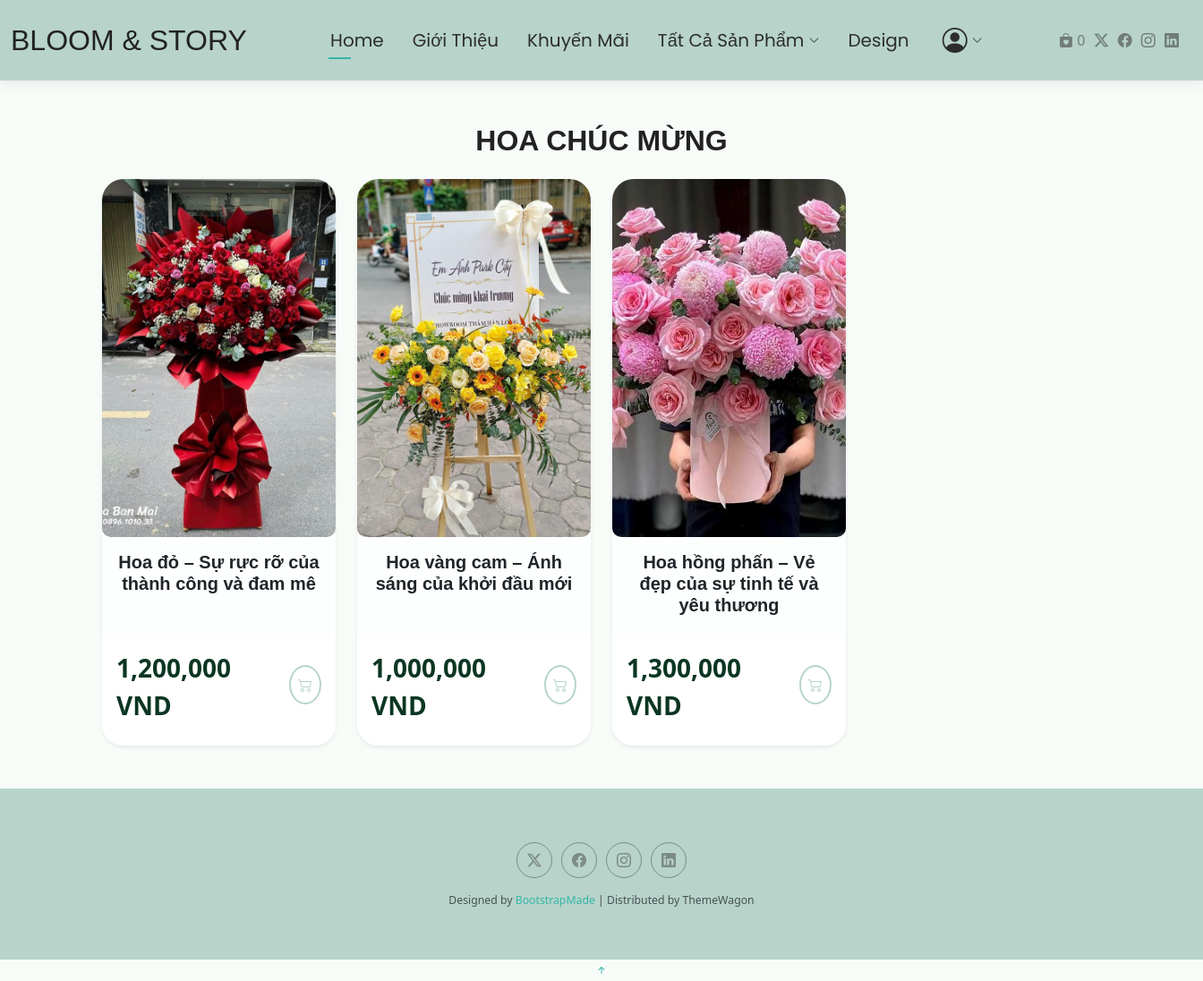
The page /dropdown/hoa_chuc_mung/ on the database its author committed.
### category/models.py (models this page shows, shortened)
class Category(models.Model):
    name = models.CharField(max_length=100)
    image = models.ImageField(upload_to='category_images/', null=True, blank=True)
    is_featured = models.BooleanField(default=False)
    is_visible = models.BooleanField(default=True)

### product/models.py (models this page shows, shortened)
class Product(models.Model):
    STATUS_CHOICES = [
        ('available', 'Còn hàng'),
        ('out_of_stock', 'Hết hàng'),
    ]
    category = models.ForeignKey(
        Category,
        on_delete=models.CASCADE,
        related_name='products',
        null=True,
        blank=True
    )
    name = models.CharField(max_length=100)
    price = models.FloatField()
    description = models.TextField()
    image = models.ImageField(upload_to='products/', null=True, blank=True)
    is_featured = models.BooleanField(default=False)
    status = models.CharField(
        max_length=20,
        choices=STATUS_CHOICES,
        default='available',
    )

### first_app/views.py (the view)
# urls.py: path('hoa_chuc_mung/',HoaChucMungView.as_view(), name='hoa_chuc_mung'),
class HoaChucMungView(TemplateView):
    template_name = "dropdown/themed_flower/hoa_chuc_mung.html"
    def get_context_data(self, **kwargs):
        context = super().get_context_data(**kwargs)
        try:
            category = Category.objects.get(name__iexact="Hoa chúc mừng")
            products = category.products.all()
        except Category.DoesNotExist:
            category = {'name': 'Hoa Chúc Mừng'}
            products = []
        context['category'] = category
        context['products'] = products
        return context

### cart/context_processors.py (called while the page is built)
def cart_total_quantity(request):
    if request.user.is_authenticated:
        total_quantity = CartItem.objects.filter(user=request.user).aggregate(
            Sum('quantity')
        )['quantity__sum'] or 0
    else:
        cart = request.session.get('cart', {})
        total_quantity = sum(item['quantity'] for item in cart.values())
    print("Session cart:", request.session.get('cart'))
    return {'cart_total_quantity': total_quantity}

### first_project/templates/dropdown/themed_flower/hoa_chuc_mung.html (shortened to what this page needs)
{% extends 'base.html' %}
{% load static %}
{% load humanize %}
{% block content %}
<div class="container my-5">
  <h2 class="text-center text-uppercase fw-bold mb-4">{{ category.name }}</h2>
  <div class="row g-4">
    {% if products %}
      {% for product in products %}
      <div class="col-6 col-md-4 col-lg-3">
        <div class="card product-card shadow-sm border-0 h-100">
          <div class="image-wrapper">
            <img src="{{ product.image.url }}" class="product-img" alt="{{ product.name }}">
          </div>
          <div class="card-body text-center">
            <h5 class="card-title text-dark fw-semibold">
              <a href="{% url 'product_detail' product.id %}"
                 class="product-link text-decoration-none text-dark">
                 {{ product.name }}
              </a>
            </h5>
          </div>
          <div class="card-footer bg-white d-flex justify-content-between align-items-center border-0">
              <p class="product-price">{{ product.price|floatformat:0|intcomma }} VND</p> <p>
               <button
                  class="btn btn-outline-success rounded-circle p-2 add-to-cart-btn"
                  data-product-id="{{ product.id }}">
                  <i class="bi bi-cart2"></i>
              </button>
          </div>
        </div>
      </div>
      {% endfor %}
    {% else %}
      <p class="text-center text-muted">Hiện chưa có sản phẩm trong danh mục này.</p>
    {% endif %}
  </div>
</div>
{% endblock %}

### first_project/static/assets/css/main.css (style rules this page uses)
:root { --default-font: "Roboto", system-ui, -apple-system, "Segoe UI", Roboto, "Helvetica Neue", Arial, "Noto Sans", "Liberation Sans", sans-serif, "Apple Color Emoji", "Segoe UI Emoji", "Segoe UI Symbol", "Noto Color Emoji"; --heading-font: "Raleway", sans-serif; --nav-font: "Poppins", sans-serif; }
:root { --background-color: #ffffff; --default-color: #444444; --heading-color: #222222; --accent-color: #34b7a7; --surface-color: #ffffff; --contrast-color: #ffffff; }
:root { --nav-color: #333; --nav-hover-color: #34b7a7; --nav-mobile-background-color: #ffffff; --nav-dropdown-background-color: #ffffff; --nav-dropdown-color: #444444; --nav-dropdown-hover-color: #34b7a7; }
:root { scroll-behavior: smooth; }
body { color: var(--default-color); background-color: var(--background-color); font-family: var(--default-font); }
a { color: var(--accent-color); text-decoration: none; transition: 0.3s; }
h1, h2, h3, h4, h5, h6 { color: var(--heading-color); font-family: var(--heading-font); }
.product-card { border-radius: 15px; overflow: hidden; transition: transform 0.3s ease, box-shadow 0.3s ease; }
.image-wrapper { width: 300px; height: 300px; overflow: hidden; position: relative; }
.product-img { width: 100%; height: 100%; object-fit: contain; }
.product-img { max-width: 100%; height: auto; display: block; margin: 0 auto; }
.btn-outline-success { border: 2px solid #B7D3CA; color: #B7D3CA; }

### accounts/static/css/account.css (style rules this page uses)
body { font-family: 'Segoe UI', sans-serif; background-color: #f8f8f8; }
body { background-color: #f8f9fa; font-family: 'Segoe UI', Tahoma, Geneva, Verdana, sans-serif; }

### product/static/css/product.css (style rules this page uses)
.product-img { max-width: 100%; max-height: 100%; height: 400px; object-fit: cover; border-radius: 8px; display: block; margin: auto; border-radius: 10px; }
.product-price { color: #0a3622; font-size: 28px; font-weight: 700; margin-top: 5px; }
.image-wrapper { width: 100%; height: 400px; overflow: hidden; position: relative; }

### orders/static/css/checkout.css (style rules this page uses)
body { background-color: #f0fdf9; font-family: 'Segoe UI', sans-serif; }
body { background: #f8fcf9; }
.card { background: #ffffffcc; border-radius: 1.5rem; }

### rows shown on the page
Category: name "HOA CHÚC MỪNG"
Product: image (picture), name "Hoa đỏ – Sự rực rỡ của thành công và đam mê", price "1,200,000"
Product: image (picture), name "Hoa vàng cam – Ánh sáng của khởi đầu mới", price "1,000,000"
Product: image (picture), name "Hoa hồng phấn – Vẻ đẹp của sự tinh tế và yêu thương", price "1,300,000"

### other values the page prints
{{ cart_total_quantity }} "0"
